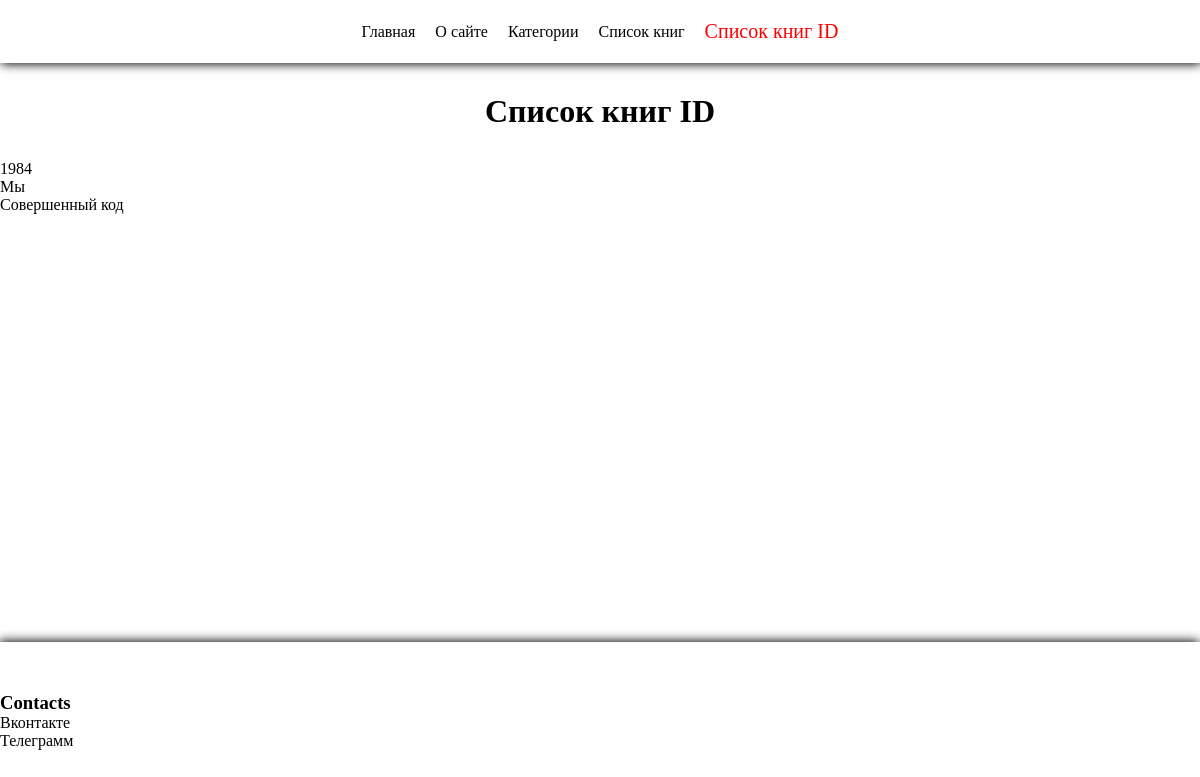
/categoryBookID, run on an earlier commit of the app's database.
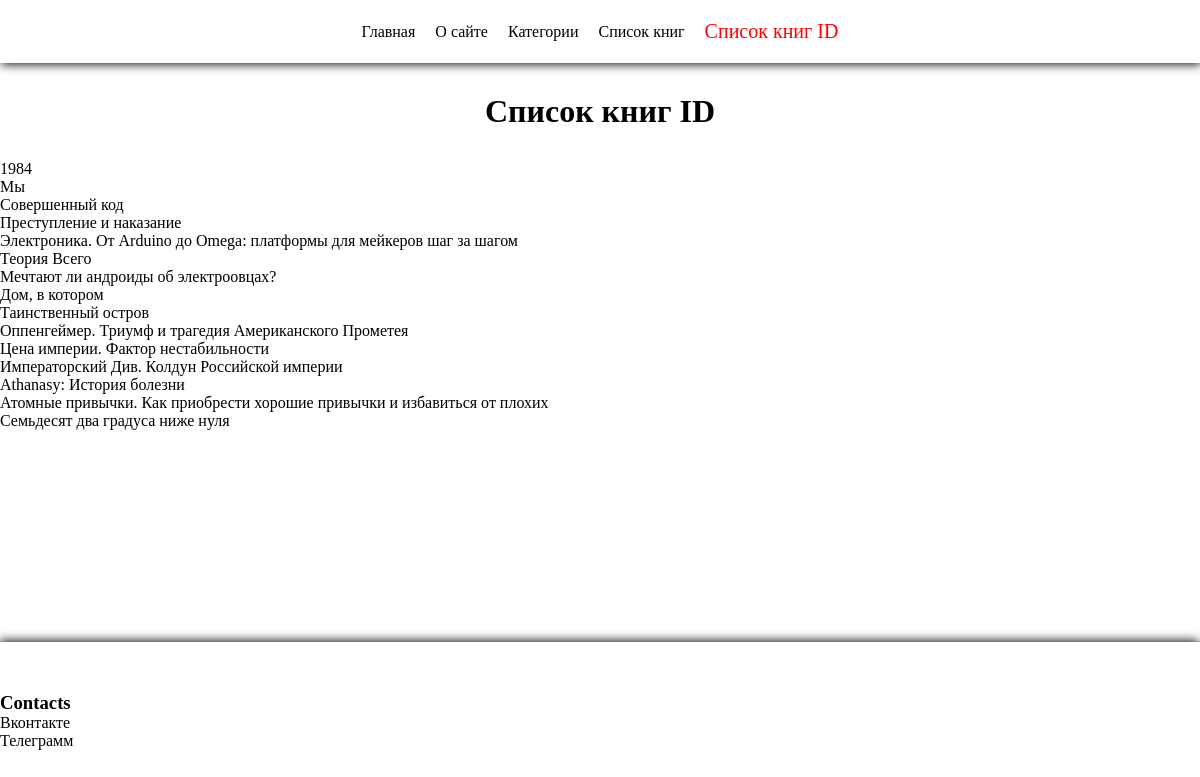
And on a later commit of the database.
### women/models.py (models this page shows, shortened)
class Book(models.Model):
    nameBook = models.CharField(max_length=255)
    author = models.CharField(max_length=255)
    yearPublication = models.IntegerField(default=0)
    publishingHouse = models.CharField(max_length=255)
    description = models.TextField(blank=True, default='')
    price = models.IntegerField(default=0)
    slug = models.SlugField(max_length=255, db_index=True, unique=True)
    def get_absolute_url_ID(self):
        return reverse('bookInfoID', kwargs={'id_book': self.pk})

### women/views.py (the view)
# urls.py: path('categoryBookID', categoryBookID, name='categoryBookID'),
def categoryBookID(request):
    books = Book.objects.all()
    data = {
        'title': 'Список книг ID',
        'books': books,
        'menu': menu,
    }
    return render(request, 'women/BookInfoID.html', context=data)

### women/templates/women/BookInfoID.html
{% extends 'base.html' %}
{% block content %}
    <ul>
        {% for book in books %}
            <li><a href="{{ book.get_absolute_url_ID }}">{{ book.nameBook }}</a></li>
        {% endfor %}
    </ul>
{% endblock %}

### templates/base.html (shortened to what this page needs)
{% load static %}
<!DOCTYPE html>
<html lang="en">
<head>
    <link rel="stylesheet" href="{% static 'women/style/index.css' %}">
    <link rel="stylesheet" href="{% static 'women/style/studentCard.css' %}">
</head>
<body>
    <div class="wrapper">
        <ul class="menu">
            {% for i in menu %}
                <li>
                    {% if title == i.title %}
                        {% if forloop.first %}
                            <a href="{% url i.url_name %}" title="first"  class="font">
                                {{i.title}}
                            </a>
                        {% elif forloop.counter == 2 %}
                                    <a href="{% url i.url_name %}" title="second"  class="font">
                                        {{i.title}}
                                    </a>
                                {% elif forloop.last %}
                                    <a href="{% url i.url_name %}" title="last"  class="font">
                                        {{i.title}}
                                    </a>
                                {% else %}
                                    <a href="{% url i.url_name %}" title="standart"  class="font">
                                        {{i.title}}
                                    </a>
                                {% endif %}
                            {% else %}
                                {% if forloop.first %}
                                    <a href="{% url i.url_name %}" title="first">
                                        {{i.title}}
                                    </a>
                                {% elif forloop.counter == 2 %}
                                    <a href="{% url i.url_name %}" title="second">
                                        {{i.title}}
                                    </a>
                                {% elif forloop.last %}
                                    <a href="{% url i.url_name %}" title="last">
                                        {{i.title}}
                                    </a>
                                {% else %}
                                    <a href="{% url i.url_name %}" title="standart">
                                        {{i.title}}
                                    </a>
                                {% endif %}
                            {% endif %}
                        </li>
                    {% endfor %}
                </ul>
        <main class="centring">
            <h1>{{title}}</h1>
            {% block content %}
            {% endblock %}
        </main>
        <footer>
            <div class="centring">
                <h3>Contacts</h3>
                <ul>
                    <li><a href="">Вконтакте</a></li>
                    <li><a href="">Телеграмм</a></li>
                </ul>
            </div>
        </footer>
    </div>
</body>
</html>

### women/static/women/style/index.css (style rules this page uses)
* { margin: 0; padding: 0; box-sizing: border-box; }
a { text-decoration: none; color: inherit; outline: none; display: inline-block; }
ul { list-style-type: none; }
.font { font-size: 20px; color: red }
.centring { max-width: 1200px; width: 100%; margin: 0 auto; }
.wrapper { min-height: 100vh; display: flex; flex-direction: column; }
.menu { display: flex; gap: 20px; align-items: center; justify-content: center; box-shadow: 1px 1px 10px black; width: 100%; padding: 20px; margin-bottom: 30px; }
main { flex: 1 1 auto; }
h1 { text-align: center; margin-bottom: 30px; }
footer { margin-top: 100px; box-shadow: -1px -1px 10px black; padding: 50px 0; }

What changed in the data, as far as the page shows it:
added Book: nameBook "Преступление и наказание"
added Book: nameBook "Электроника. От Arduino до Omega: платформы для мейкеров шаг за шагом"
added Book: nameBook "Теория Всего"
added Book: nameBook "Мечтают ли андроиды об электроовцах?"
added Book: nameBook "Дом, в котором"
added Book: nameBook "Таинственный остров"
added Book: nameBook "Оппенгеймер. Триумф и трагедия Американского Прометея"
added Book: nameBook "Цена империи. Фактор нестабильности"
added Book: nameBook "Императорский Див. Колдун Российской империи"
added Book: nameBook "Athanasy: История болезни"
added Book: nameBook "Атомные привычки. Как приобрести хорошие привычки и избавиться от плохих"
added Book: nameBook "Семьдесят два градуса ниже нуля"
